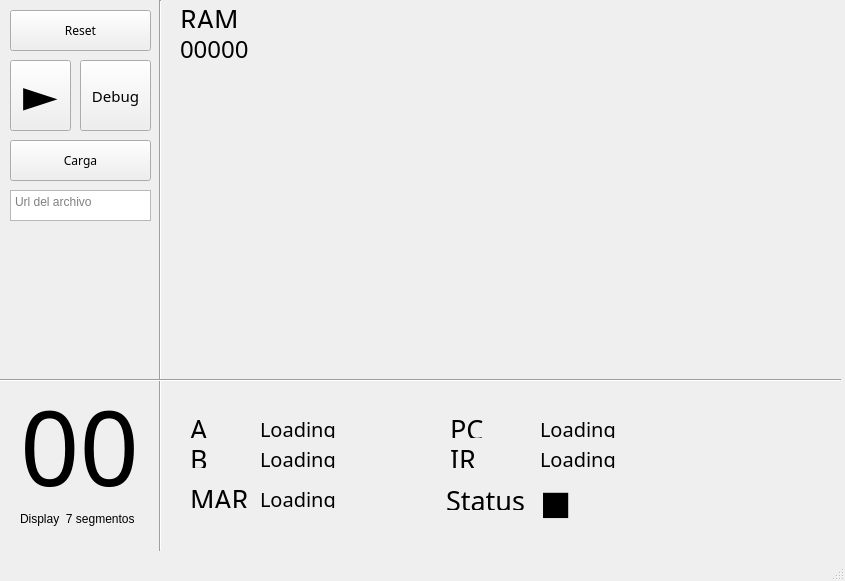
<?xml version="1.0" encoding="UTF-8"?>
<ui version="4.0">
 <class>MainWindow</class>
 <widget class="QMainWindow" name="MainWindow">
  <property name="geometry">
   <rect>
    <x>0</x>
    <y>0</y>
    <width>845</width>
    <height>581</height>
   </rect>
  </property>
  <property name="windowTitle">
   <string>PROCESADOR</string>
  </property>
  <widget class="QWidget" name="centralwidget">
   <widget class="QLabel" name="lbl_1">
    <property name="geometry">
     <rect>
      <x>180</x>
      <y>10</y>
      <width>57</width>
      <height>18</height>
     </rect>
    </property>
    <property name="font">
     <font>
      <family>Ubuntu Mono</family>
      <pointsize>20</pointsize>
     </font>
    </property>
    <property name="text">
     <string>RAM</string>
    </property>
   </widget>
   <widget class="QLabel" name="lbl_ram">
    <property name="geometry">
     <rect>
      <x>180</x>
      <y>40</y>
      <width>481</width>
      <height>18</height>
     </rect>
    </property>
    <property name="font">
     <font>
      <family>Ubuntu Mono</family>
      <pointsize>18</pointsize>
     </font>
    </property>
    <property name="text">
     <string>00000</string>
    </property>
   </widget>
   <widget class="QLabel" name="lbl_display_seven_seg">
    <property name="geometry">
     <rect>
      <x>20</x>
      <y>380</y>
      <width>121</width>
      <height>131</height>
     </rect>
    </property>
    <property name="font">
     <font>
      <family>Digital-7</family>
      <pointsize>78</pointsize>
      <weight>50</weight>
      <italic>false</italic>
      <bold>false</bold>
     </font>
    </property>
    <property name="text">
     <string>00</string>
    </property>
   </widget>
   <widget class="QLabel" name="lbl_display_seven_seg_2">
    <property name="geometry">
     <rect>
      <x>20</x>
      <y>510</y>
      <width>131</width>
      <height>18</height>
     </rect>
    </property>
    <property name="text">
     <string>Display  7 segmentos</string>
    </property>
   </widget>
   <widget class="QPushButton" name="btn_reset">
    <property name="geometry">
     <rect>
      <x>10</x>
      <y>10</y>
      <width>141</width>
      <height>41</height>
     </rect>
    </property>
    <property name="font">
     <font>
      <family>Ubuntu Mono</family>
     </font>
    </property>
    <property name="text">
     <string>Reset</string>
    </property>
   </widget>
   <widget class="QPushButton" name="btn_play">
    <property name="geometry">
     <rect>
      <x>10</x>
      <y>60</y>
      <width>61</width>
      <height>71</height>
     </rect>
    </property>
    <property name="font">
     <font>
      <family>D050000L</family>
      <pointsize>34</pointsize>
      <weight>75</weight>
      <italic>true</italic>
      <bold>true</bold>
     </font>
    </property>
    <property name="text">
     <string>►</string>
    </property>
   </widget>
   <widget class="QPushButton" name="btn_load">
    <property name="geometry">
     <rect>
      <x>10</x>
      <y>140</y>
      <width>141</width>
      <height>41</height>
     </rect>
    </property>
    <property name="font">
     <font>
      <family>Ubuntu Mono</family>
     </font>
    </property>
    <property name="text">
     <string>Carga</string>
    </property>
   </widget>
   <widget class="QPushButton" name="btn_debug">
    <property name="geometry">
     <rect>
      <x>80</x>
      <y>60</y>
      <width>71</width>
      <height>71</height>
     </rect>
    </property>
    <property name="font">
     <font>
      <family>Ubuntu Mono</family>
      <pointsize>11</pointsize>
     </font>
    </property>
    <property name="text">
     <string>Debug</string>
    </property>
   </widget>
   <widget class="QLabel" name="lbl_2">
    <property name="geometry">
     <rect>
      <x>190</x>
      <y>420</y>
      <width>57</width>
      <height>18</height>
     </rect>
    </property>
    <property name="font">
     <font>
      <family>Ubuntu Mono</family>
      <pointsize>20</pointsize>
     </font>
    </property>
    <property name="text">
     <string>A</string>
    </property>
   </widget>
   <widget class="QLabel" name="lbl_3">
    <property name="geometry">
     <rect>
      <x>190</x>
      <y>450</y>
      <width>57</width>
      <height>18</height>
     </rect>
    </property>
    <property name="font">
     <font>
      <family>Ubuntu Mono</family>
      <pointsize>20</pointsize>
     </font>
    </property>
    <property name="text">
     <string>B</string>
    </property>
   </widget>
   <widget class="QLabel" name="lbl_4">
    <property name="geometry">
     <rect>
      <x>450</x>
      <y>420</y>
      <width>57</width>
      <height>18</height>
     </rect>
    </property>
    <property name="font">
     <font>
      <family>Ubuntu Mono</family>
      <pointsize>20</pointsize>
     </font>
    </property>
    <property name="text">
     <string>PC</string>
    </property>
   </widget>
   <widget class="QLabel" name="lbl_5">
    <property name="geometry">
     <rect>
      <x>450</x>
      <y>450</y>
      <width>57</width>
      <height>18</height>
     </rect>
    </property>
    <property name="font">
     <font>
      <family>Ubuntu Mono</family>
      <pointsize>20</pointsize>
     </font>
    </property>
    <property name="text">
     <string>IR</string>
    </property>
   </widget>
   <widget class="QLabel" name="lbl_6">
    <property name="geometry">
     <rect>
      <x>190</x>
      <y>490</y>
      <width>57</width>
      <height>18</height>
     </rect>
    </property>
    <property name="font">
     <font>
      <family>Ubuntu Mono</family>
      <pointsize>20</pointsize>
     </font>
    </property>
    <property name="text">
     <string>MAR</string>
    </property>
   </widget>
   <widget class="QLabel" name="lbl_a">
    <property name="geometry">
     <rect>
      <x>260</x>
      <y>420</y>
      <width>161</width>
      <height>18</height>
     </rect>
    </property>
    <property name="font">
     <font>
      <family>Ubuntu Mono</family>
      <pointsize>15</pointsize>
     </font>
    </property>
    <property name="text">
     <string>Loading</string>
    </property>
   </widget>
   <widget class="QLabel" name="lbl_b">
    <property name="geometry">
     <rect>
      <x>260</x>
      <y>450</y>
      <width>161</width>
      <height>18</height>
     </rect>
    </property>
    <property name="font">
     <font>
      <family>Ubuntu Mono</family>
      <pointsize>15</pointsize>
     </font>
    </property>
    <property name="text">
     <string>Loading</string>
    </property>
   </widget>
   <widget class="QLabel" name="lbl_pc">
    <property name="geometry">
     <rect>
      <x>540</x>
      <y>420</y>
      <width>161</width>
      <height>18</height>
     </rect>
    </property>
    <property name="font">
     <font>
      <family>Ubuntu Mono</family>
      <pointsize>15</pointsize>
     </font>
    </property>
    <property name="text">
     <string>Loading</string>
    </property>
   </widget>
   <widget class="QLabel" name="lbl_ir">
    <property name="geometry">
     <rect>
      <x>540</x>
      <y>450</y>
      <width>161</width>
      <height>18</height>
     </rect>
    </property>
    <property name="font">
     <font>
      <family>Ubuntu Mono</family>
      <pointsize>15</pointsize>
     </font>
    </property>
    <property name="text">
     <string>Loading</string>
    </property>
   </widget>
   <widget class="QLabel" name="lbl_mar">
    <property name="geometry">
     <rect>
      <x>260</x>
      <y>490</y>
      <width>161</width>
      <height>18</height>
     </rect>
    </property>
    <property name="font">
     <font>
      <family>Ubuntu Mono</family>
      <pointsize>15</pointsize>
     </font>
    </property>
    <property name="text">
     <string>Loading</string>
    </property>
   </widget>
   <widget class="QLabel" name="lbl_12">
    <property name="geometry">
     <rect>
      <x>446</x>
      <y>490</y>
      <width>91</width>
      <height>20</height>
     </rect>
    </property>
    <property name="font">
     <font>
      <family>Ubuntu Mono</family>
      <pointsize>20</pointsize>
     </font>
    </property>
    <property name="text">
     <string>Status</string>
    </property>
   </widget>
   <widget class="QLabel" name="lbl_status">
    <property name="geometry">
     <rect>
      <x>540</x>
      <y>480</y>
      <width>161</width>
      <height>41</height>
     </rect>
    </property>
    <property name="font">
     <font>
      <family>Ubuntu Mono</family>
      <pointsize>25</pointsize>
     </font>
    </property>
    <property name="text">
     <string>■</string>
    </property>
   </widget>
   <widget class="Line" name="line">
    <property name="geometry">
     <rect>
      <x>150</x>
      <y>0</y>
      <width>20</width>
      <height>551</height>
     </rect>
    </property>
    <property name="orientation">
     <enum>Qt::Vertical</enum>
    </property>
   </widget>
   <widget class="Line" name="line_2">
    <property name="geometry">
     <rect>
      <x>0</x>
      <y>370</y>
      <width>161</width>
      <height>21</height>
     </rect>
    </property>
    <property name="orientation">
     <enum>Qt::Horizontal</enum>
    </property>
   </widget>
   <widget class="Line" name="line_3">
    <property name="geometry">
     <rect>
      <x>160</x>
      <y>370</y>
      <width>681</width>
      <height>20</height>
     </rect>
    </property>
    <property name="orientation">
     <enum>Qt::Horizontal</enum>
    </property>
   </widget>
   <widget class="QTextEdit" name="txt_url">
    <property name="geometry">
     <rect>
      <x>10</x>
      <y>190</y>
      <width>141</width>
      <height>31</height>
     </rect>
    </property>
    <property name="acceptRichText">
     <bool>true</bool>
    </property>
    <property name="placeholderText">
     <string>Url del archivo</string>
    </property>
   </widget>
  </widget>
  <widget class="QMenuBar" name="menubar">
   <property name="geometry">
    <rect>
     <x>0</x>
     <y>0</y>
     <width>845</width>
     <height>23</height>
    </rect>
   </property>
  </widget>
  <widget class="QStatusBar" name="statusbar"/>
 </widget>
 <resources/>
 <connections/>
</ui>
